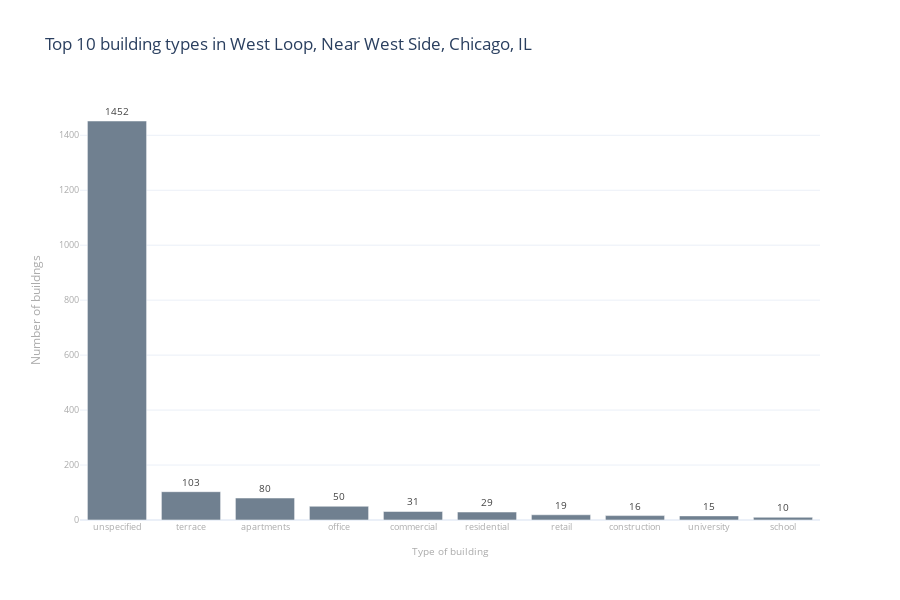

Here is the notebook cell this chart was saved with:
### Code cell
# bar chart
fig = px.bar(osm_building_counts.head(10),
        x='building',
        y='count',
        title="Top 10 building types in "+address, # title
        text_auto = True,
        height=600,
        width=900,
        color_discrete_sequence =['slategray']*len(osm_building_counts), # single color for all the bars
        labels={
                'count': 'Number of buildngs',
                'building': 'Type of building',
        })

# bar label
fig.update_traces(textposition='outside',textfont_size=10,textfont_color='#444')

# axes labels
fig.update_yaxes(title_font_size=12,title_font_color='#aaa',tickfont_color='#aaa',tickfont_size=9)
fig.update_xaxes(title_font_size=10,title_font_color='#aaa',tickfont_color='#aaa',tickfont_size=9)

# show the figure
fig.show()

### Figure 1 — Plotly figure (JSON) as saved in the notebook; plotly's stock layout.template omitted (floating-point values rounded to 4 significant figures)
{"data": [{"alignmentgroup": "True", "hovertemplate": "Type of building=%{x}<br>Number of buildngs=%{y}<extra></extra>", "legendgroup": "", "marker": {"color": "slategray", "pattern": {"shape": ""}}, "name": "", "offsetgroup": "", "orientation": "v", "showlegend": false, "textfont": {"color": "#444", "size": 10}, "textposition": "outside", "texttemplate": "%{y}", "type": "bar", "x": ["unspecified", "terrace", "apartments", "office", "commercial", "residential", "retail", "construction", "university", "school"], "xaxis": "x", "y": [1452, 103, 80, 50, 31, 29, 19, 16, 15, 10], "yaxis": "y"}], "layout": {"barmode": "relative", "height": 600, "legend": {"tracegroupgap": 0}, "title": {"text": "Top 10 building types in West Loop, Near West Side, Chicago, IL"}, "width": 900, "xaxis": {"anchor": "y", "autorange": true, "domain": [0, 1], "range": [-0.5, 9.5], "tickfont": {"color": "#aaa", "size": 9}, "title": {"font": {"color": "#aaa", "size": 10}, "text": "Type of building"}, "type": "category"}, "yaxis": {"anchor": "x", "autorange": true, "domain": [0, 1], "range": [0, 1528.0], "tickfont": {"color": "#aaa", "size": 9}, "title": {"font": {"color": "#aaa", "size": 12}, "text": "Number of buildngs"}, "type": "linear"}}}
